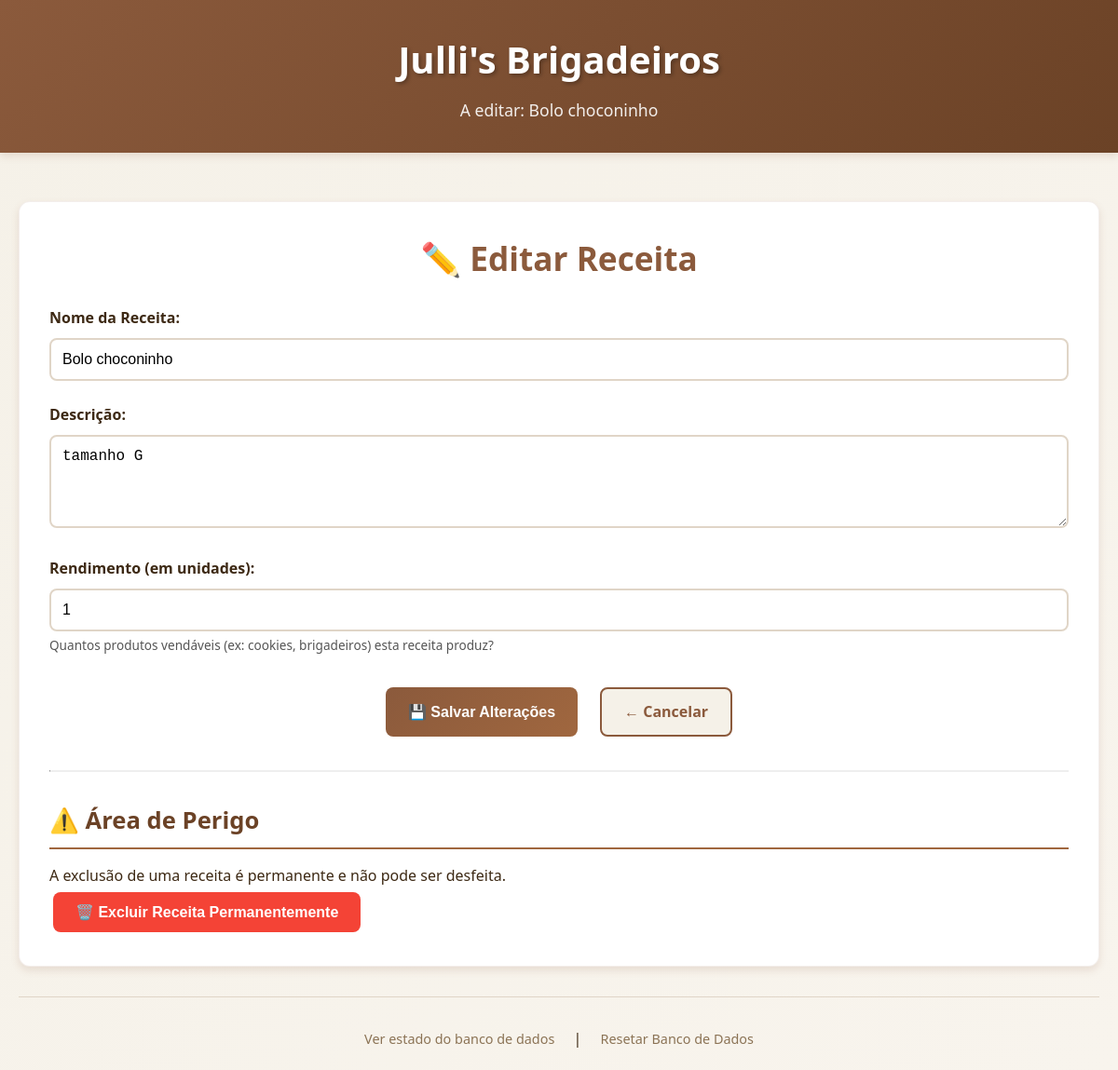
/editar_receita/8, run on the app's committed database.
### tables this page shows
CREATE TABLE receitas (
            id INTEGER PRIMARY KEY AUTOINCREMENT, nome TEXT UNIQUE NOT NULL, descricao TEXT,
            rendimento INTEGER NOT NULL DEFAULT 1 );

### main.py (the view, shortened to what this page needs)
@app.route("/editar_receita/<int:receita_id>", methods=["GET", "POST"])
def editar_receita(receita_id):
    receita = get_receita(receita_id)
    if not receita:
        flash("Receita não encontrada!", "error")
        return redirect(url_for("gerir_receitas"))
    return render_template("editar_receita.html", receita=receita)

### main.py (called while the page is built)
def get_db():
    db = getattr(g, '_database', None)
    if db is None:
        db = g._database = sqlite3.connect(DATABASE)
        db.row_factory = sqlite3.Row
    return db

@app.teardown_appcontext
def close_connection(exception):
    db = getattr(g, '_database', None)
    if db is not None:
        db.close()

def get_receita(receita_id):
    cursor = get_db().cursor()
    cursor.execute("SELECT * FROM receitas WHERE id = ?", (receita_id,))
    return cursor.fetchone()

@app.context_processor
def utility_processor():
    return dict(
        calcular_custo_total_receita=calcular_custo_total_receita,
        calcular_custo_produto=calcular_custo_produto
    )

### Templates/editar_receita.html (shortened to what this page needs)
{% extends "base.html" %}
{% block subtitle %}
    A editar: {{ receita['nome'] }}
{% endblock %}
{% block content %}
<div class="card">
    <h1>✏️ Editar Receita</h1>
    <form method="POST" onsubmit="return validarFormulario()">
        <div class="form-group">
            <label for="nome_receita">Nome da Receita:</label>
            <input type="text"
                   name="nome_receita"
                   id="nome_receita"
                   value="{{ receita['nome'] }}"
                   required>
        </div>
        <div class="form-group">
            <label for="descricao">Descrição:</label>
            <textarea name="descricao"
                      id="descricao">{{ receita['descricao'] or '' }}</textarea>
        </div>
        <div class="form-group">
            <label for="rendimento">Rendimento (em unidades):</label>
            <input type="number"
                   name="rendimento"
                   id="rendimento"
                   value="{{ receita['rendimento'] }}"
                   min="1"
                   step="1"
                   required>
            <small class="form-help-text" style="text-align: left; margin-top: 5px;">
                Quantos produtos vendáveis (ex: cookies, brigadeiros) esta receita produz?
            </small>
        </div>
        <div class="nav-buttons">
            <button type="submit" class="btn btn-primary">
                💾 Salvar Alterações
            </button>
            <a href="{{ url_for('ver_receita', receita_id=receita['id']) }}" class="btn btn-secondary">
                ← Cancelar
            </a>
        </div>
    </form>
    <hr style="margin: 2rem 0; border-top: 1px solid #eee;">
    <div class="danger-zone">
        <h2>⚠️ Área de Perigo</h2>
        <p>A exclusão de uma receita é permanente e não pode ser desfeita.</p>
        <form method="POST" action="{{ url_for('excluir_receita', receita_id=receita['id']) }}"
              onsubmit="return confirm('Tem a certeza de que deseja excluir esta receita? Esta ação não pode ser desfeita.');">
            <button type="submit" class="btn btn-danger">
                🗑️ Excluir Receita Permanentemente
            </button>
        </form>
    </div>
</div>
{% endblock %}

### Static/style.css (style rules this page uses)
:root { --primary-brown: #8B5A3C; --light-cream: #F5F1E8; --dark-brown: #6B4226; --accent-brown: #A0673F; --text-dark: #3D2914; --text-light: #8B7355; --success-green: #4CAF50; --error-red: #F44336; --warning-orange: #FF9800; --shadow-light: 0 2px 4px rgba(139, 90, 60, 0.1); --shadow-medium: 0 4px 8px rgba(139, 90, 60, 0.15); --shadow-heavy: 0 8px 16px rgba(139, 90, 60, 0.2); --border-radius: 8px; --border-radius-large: 12px; }
* { margin: 0; padding: 0; box-sizing: border-box; }
body { font-family: 'Segoe UI', Tahoma, Geneva, Verdana, sans-serif; background: linear-gradient(135deg, var(--light-cream) 0%, #F8F4ED 100%); color: var(--text-dark); line-height: 1.6; min-height: 100vh; }
h1 { color: var(--primary-brown); font-size: 2.2rem; margin-bottom: 1.5rem; text-align: center; font-weight: 600; }
h2 { color: var(--dark-brown); font-size: 1.6rem; margin: 2rem 0 1rem 0; border-bottom: 2px solid var(--accent-brown); padding-bottom: 0.5rem; }
.card { background: white; border-radius: var(--border-radius-large); padding: 2rem; margin-bottom: 2rem; box-shadow: var(--shadow-medium); border: 1px solid rgba(139, 90, 60, 0.1); transition: transform 0.3s ease, box-shadow 0.3s ease; }
.form-group { margin-bottom: 1.5rem; }
label { display: block; margin-bottom: 0.5rem; font-weight: 600; color: var(--text-dark); }
input[type="text"], input[type="number"], input[type="date"], textarea, select { width: 100%; padding: 0.75rem; border: 2px solid #E0D5C7; border-radius: var(--border-radius); font-size: 1rem; transition: border-color 0.3s ease, box-shadow 0.3s ease; background: white; }
textarea { resize: vertical; min-height: 100px; }
.btn { display: inline-block; padding: 0.75rem 1.5rem; border: none; border-radius: var(--border-radius); font-size: 1rem; font-weight: 600; text-decoration: none; cursor: pointer; transition: all 0.3s ease; text-align: center; margin: 0.25rem; }
.btn-primary { background: linear-gradient(135deg, var(--primary-brown) 0%, var(--accent-brown) 100%); color: white; }
.btn-secondary { background: var(--light-cream); color: var(--primary-brown); border: 2px solid var(--primary-brown); }
.btn-danger { background: var(--error-red); color: white; }
.nav-buttons { display: flex; gap: 1rem; justify-content: center; margin: 2rem 0; flex-wrap: wrap; }
.card, .recipe-item { animation: fadeIn 0.5s ease-out forwards; }
.form-help-text { display: block; font-size: 0.85rem; color: #555; margin-top: 10px; line-height: 1.4; text-align: left; }

### data on the page
receitas: nome "Bolo choconinho", nome_receita "Bolo choconinho", descricao "tamanho G", rendimento "1"
